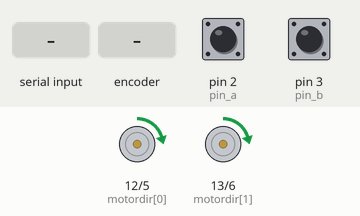
This sketch was run on a simulated Arduino Uno, built with avr-gcc and run on an emulated ATmega328P. Shown: direction and speed pins drawn as motors (green arrow = direction pin HIGH = forward, orange = LOW = backward, longer = more drive). Inputs (shaded band) come from the test bench; at power-on: pin 2 (pin_a) HIGH, pin 3 (pin_b) HIGH. What the sketch prints to the serial monitor is not drawn.

Above: at 1.2 s.
1.3 s: byte 30 received over Serial
At 3.25 s:
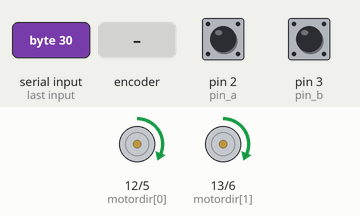
4.3 s: rotary encoder on pin 2 (pin_a) / pin 3 (pin_b) turned 1 step (first pin leading)
At 6.75 s:
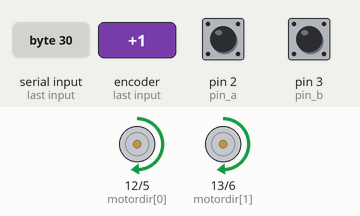
7.5 s: byte 90 received over Serial
At 9.75 s:
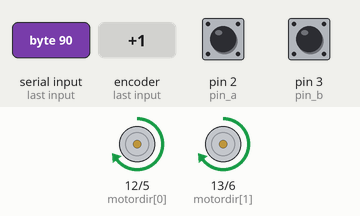
10.5 s: byte 120 received over Serial
Timing chart, 0 to 14.5 s (numbered marks = the images above; inputs shaded):
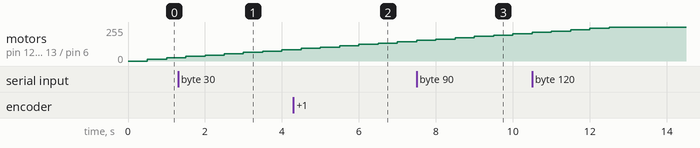

The sketch:

PIDdualcontrol.ino
```cpp
boolean motor_start = true;
const byte pin_a = 2;   //for encoder pulse A
const byte pin_b = 3;   //for encoder pulse B

const byte motordir[2] = {12,13};

const byte motorpwm[2] = {5,6}; //for H-bridge: motor speed

int encoder[2] = {0,0};
double pv_speed[2] = {0,0};
double set_speed[2] = {50,50};
double e_speed[2] = {0,0}; //error of speed = set_speed - pv_speed
double e_speed_pre[2] ={0,0};  //last error of speed
double e_speed_sum[2] ={0,0};  //sum error of speed
double pwm_pulse[2] = {0,0};     //this value is 0~255


// -------------------- CASCADED PID PARAMETERS----------------------------//


double delomega_setp = set_speed[0]-set_speed[1];
double delomega_pv = 0;
double e_speed_delomega = 0; //error of speed = set_speed - pv_speed
double e_speed_prev_delomega = 0;  //last error of speed
double e_speed_sum_delomega = 0;  //sum error of speed
double delomegacorrection = 0;     //this value is 0~255

double kpo=0.55,kio=0.00,kdo=0.0;


// ------------------------------------------------------------------------//


double pv_speedb = 0;
double set_speedb = 60;
double e_speedb = 0; //error of speed = set_speed - pv_speed
double e_speed_preb = 0;  //last error of speed
double e_speed_sumb = 0;  //sum error of speed
double pwm_pulseb = 0;     //this value is 0~255


double kp[2] = {0.3,0.3};
double ki[2] = {0.2,0.2};
double kd[2] = {0.0,0.0};
int timer1_counter; //for timer
int i=0;

void serialEvent() {
  while (Serial.available())
  {
    char inp = (char)Serial.read();
    Serial.println(inp);
  }

}

void setup()
 {

  //---------------         //TIMER FUNCTIONS DECLARATIONS
  noInterrupts();           // disable all interrupts
  TCCR1A = 0;
  TCCR1B = 0;
  timer1_counter = 34286;   // preload timer 65536-16MHz/256/2Hz (34286 for 0.5sec) (59286 for 0.1sec)
  TCNT1 = timer1_counter;   // preload timer
  TCCR1B |= (1 << CS12);    // 256 prescaler
  TIMSK1 |= (1 << TOIE1);   // enable timer overflow interrupt
  interrupts();             // enable all interrupts
  //---------------

  pinMode(pin_a,INPUT_PULLUP);
  pinMode(pin_b,INPUT_PULLUP);

  for(int i=0;i<2;i++)
  {
  pinMode(motordir[i],OUTPUT);
  pinMode(motorpwm[i],OUTPUT);
  }
  attachInterrupt(digitalPinToInterrupt(pin_a), detect_0, RISING);
  attachInterrupt(digitalPinToInterrupt(pin_b), detect_1, RISING);

  Serial.begin(9600);


 }


 ISR(TIMER1_OVF_vect)        // interrupt service routine - tick every 0.1sec

 {
  //Serial.println("timer");
  TCNT1 = timer1_counter;   // set timer
  for(int i=0;i<2;i++)
  {
  pv_speed[i] = 60.0*(encoder[i]/3690.0)/0.5;
  //Serial.print("motor");//calculate motor speed, unit is rpm
  //Serial.print(i);
  //Serial.print(" ");
  //Serial.println(pv_speed[i]);
  encoder[i]=0;
 // Serial.print("speed :");

  }
  pid();

 }


 void detect_0()
 {
   encoder[0]++;
 }

void detect_1()
 {
   encoder[1]++;
 }

void loop()
{

}

void pid()

{
  //PID program
    Serial.println(pv_speed[0]-pv_speed[1]);
    for(int i=0;i<2;i++)
    {
    e_speed[i] = set_speed[i] - pv_speed[i];
    pwm_pulse[i] = e_speed[i]*kp[i] + e_speed_sum[i]*ki[i] + (e_speed[i] - e_speed_pre[i])*kd[i];
    e_speed_pre[i] = e_speed[i];  //save last (previous) error
    e_speed_sum[i] += e_speed[i];
    }

     // CASCADED PID STATISTICAL APPROACH
    e_speed_delomega=pv_speed[0]-pv_speed[1];
    delomegacorrection=(e_speed_delomega*kpo)+(e_speed_sum_delomega*kio)+((e_speed_delomega-e_speed_prev_delomega)*kdo);
    e_speed_prev_delomega=e_speed_delomega;
    e_speed_sum_delomega += e_speed_delomega;

    if(pv_speed[0]>pv_speed[1])
    {
        pwm_pulse[0]-=fabs(delomegacorrection/2);
        pwm_pulse[1]+=fabs(delomegacorrection/2);
    }
     else if((pv_speed[0]<pv_speed[1]))
     {
        pwm_pulse[0]+=fabs(delomegacorrection/2);
        pwm_pulse[1]-=fabs(delomegacorrection/2);
     }


  for(int i=0;i<2;i++)
  {
    if (pwm_pulse[i] <255 & pwm_pulse[i] >0)
    { digitalWrite(motordir[i],HIGH);
      analogWrite(motorpwm[i],pwm_pulse[i]);  //set motor speed
    }
    else
    {
      if (pwm_pulse[i]>255)
      {
        digitalWrite(motordir[i],HIGH);
        analogWrite(motorpwm[i],255);
      }
      else
      {
        digitalWrite(motordir[i],HIGH);
        analogWrite(motorpwm[i],0);
      }
    }

}

}
```
